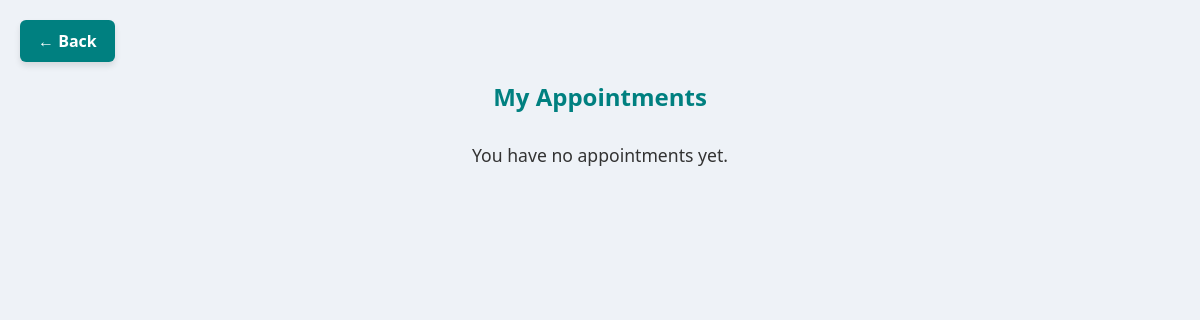
/my-appointments/ (signed in), run on an earlier commit of the app's database.
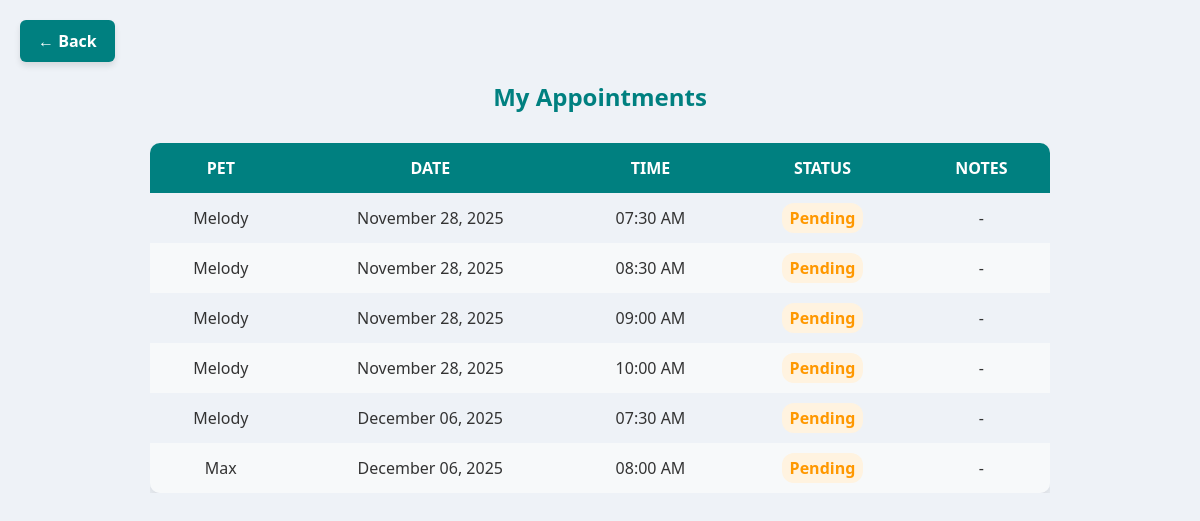
And on a later commit of the database.
### main/models.py (models this page shows, shortened)
class Appointment(models.Model):
    APPOINTMENT_TYPES = [
        ('Vaccination', 'Vaccination'),
        ('Grooming', 'Grooming'),
        ('Check-up', 'Check-up'),
        ('Consultation', 'Consultation'),
    ]
    STATUS_CHOICES = [
        ('Pending', 'Pending'),
        ('Approved', 'Approved'),
        ('Rejected', 'Rejected'),
    ]
    PAYMENT_STATUS = [
        ('Unpaid', 'Unpaid'),
        ('Paid', 'Paid'),
    ]
    user = models.ForeignKey(User, on_delete=models.CASCADE)
    pet = models.ForeignKey(
        Pet,
        on_delete=models.SET_NULL,
        null=True,
        blank=True,
        related_name='appointments'
    )
    date = models.DateField()
    time = models.TimeField()
    appointment_type = models.CharField(
        max_length=20,
        choices=APPOINTMENT_TYPES
    )
    notes = models.TextField(blank=True)
    status = models.CharField(
        max_length=20,
        choices=STATUS_CHOICES,
        default='Pending'
    )
    payment_status = models.CharField(
        max_length=10,
        choices=PAYMENT_STATUS,
        default='Unpaid'
    )
    created_at = models.DateTimeField(auto_now_add=True)
    class Meta:
        ordering = ['date', 'time']

class Pet(models.Model):
    owner = models.ForeignKey(User, on_delete=models.CASCADE)
    name = models.CharField(max_length=100)
    species = models.CharField(max_length=50)
    breed = models.CharField(max_length=100, blank=True, null=True)
    gender = models.CharField(max_length=10)
    color = models.CharField(max_length=50, blank=True, null=True)
    birthday = models.DateField(blank=True, null=True)
    age = models.PositiveIntegerField(default=0)
    weight = models.DecimalField(max_digits=5, decimal_places=2, blank=True, null=True)
    image = models.ImageField(upload_to='pets/', blank=True, null=True)
    is_active = models.BooleanField(default=True)  # Soft-delete flag

### main/views.py (the view)
# urls.py: path('my-appointments/', views.my_appointments, name='my_appointments'),
def my_appointments(request):
    appointments = Appointment.objects.filter(user=request.user).order_by('date', 'time')
    return render(request, 'clients/my_appointments.html', {'appointments': appointments})

### main/templates/clients/my_appointments.html (shortened to what this page needs)
{% load static %}
<!DOCTYPE html>
<html lang="en">
<head>
    <link rel="stylesheet" href="{% static 'css/clients/my_appointment.css' %}">
</head>
<body>
    <a href="{% url 'homepage' %}" class="back-button">← Back</a>
    <h2>My Appointments</h2>
    {% if appointments %}
        <div class="table-container">
            <table>
                <thead>
                    <tr>
                        <th>Pet</th>
                        <th>Date</th>
                        <th>Time</th>
                        <th>Status</th>
                        <th>Notes</th>
                    </tr>
                </thead>
                <tbody>
                    {% for app in appointments %}
                    <tr>
                        <td>{{ app.pet.name }}</td>
                        <td>{{ app.date|date:"F d, Y" }}</td>
                        <td>{{ app.time|time:"h:i A" }}</td>
                        <td><span class="status-{{ app.status }}">{{ app.status }}</span></td>
                        <td>{{ app.notes|default:"-" }}</td>
                    </tr>
                    {% endfor %}
                </tbody>
            </table>
        </div>
    {% else %}
        <p>You have no appointments yet.</p>
    {% endif %}
</body>
</html>

What changed in the data, as far as the page shows it:
added Appointment: pet.name "Melody", date "November 28, 2025", time "07:30 AM", status "Pending", notes "-"
added Appointment: pet.name "Melody", date "November 28, 2025", time "08:30 AM", status "Pending", notes "-"
added Appointment: pet.name "Melody", date "November 28, 2025", time "09:00 AM", status "Pending", notes "-"
added Appointment: pet.name "Melody", date "November 28, 2025", time "10:00 AM", status "Pending", notes "-"
added Appointment: pet.name "Melody", date "December 06, 2025", time "07:30 AM", status "Pending", notes "-"
added Appointment: pet.name "Max", date "December 06, 2025", time "08:00 AM", status "Pending", notes "-"
Also different on the page:
text no longer shown: "You have no appointments yet."
text now shown: "PET DATE TIME STATUS NOTES"
